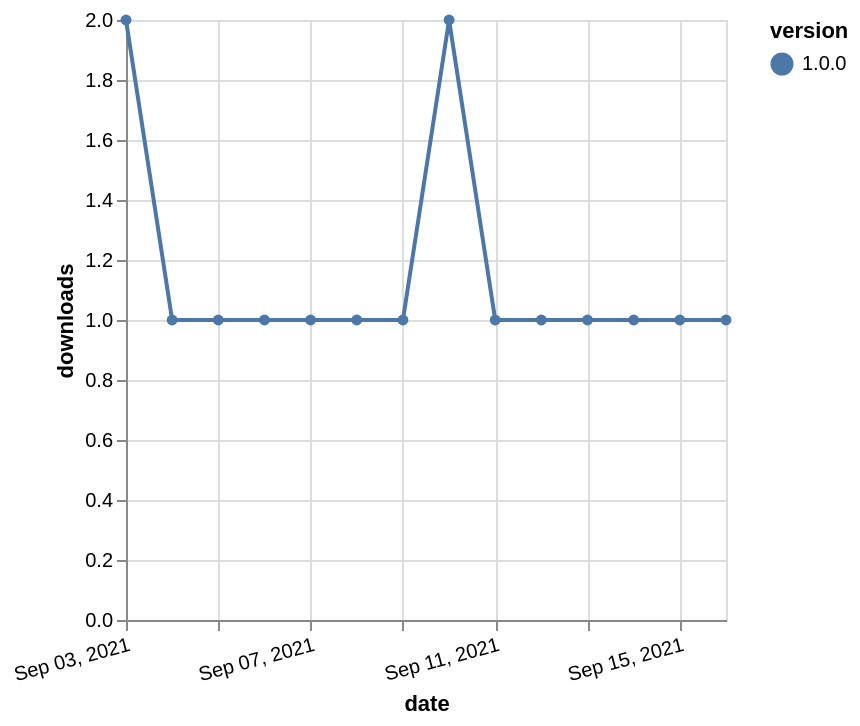

The Vega-Lite source for this figure:
### Vega-Lite specification from a JSON file in a GitHub repository (floating-point values rounded to 4 significant figures)
{"$schema": "https://vega.github.io/schema/vega-lite/v5.json", "description": "A simple bar chart with embedded data.", "data": {"values": [{"date": "2021-09-03", "total": 106, "delta": 2, "version": "1.0.0"}, {"date": "2021-09-04", "total": 107, "delta": 1, "version": "1.0.0"}, {"date": "2021-09-05", "total": 108, "delta": 1, "version": "1.0.0"}, {"date": "2021-09-06", "total": 109, "delta": 1, "version": "1.0.0"}, {"date": "2021-09-07", "total": 110, "delta": 1, "version": "1.0.0"}, {"date": "2021-09-08", "total": 111, "delta": 1, "version": "1.0.0"}, {"date": "2021-09-09", "total": 112, "delta": 1, "version": "1.0.0"}, {"date": "2021-09-10", "total": 114, "delta": 2, "version": "1.0.0"}, {"date": "2021-09-11", "total": 115, "delta": 1, "version": "1.0.0"}, {"date": "2021-09-12", "total": 116, "delta": 1, "version": "1.0.0"}, {"date": "2021-09-13", "total": 117, "delta": 1, "version": "1.0.0"}, {"date": "2021-09-14", "total": 118, "delta": 1, "version": "1.0.0"}, {"date": "2021-09-15", "total": 119, "delta": 1, "version": "1.0.0"}, {"date": "2021-09-16", "total": 120, "delta": 1, "version": "1.0.0"}]}, "width": "container", "mark": {"type": "line", "point": {"filled": true}}, "encoding": {"x": {"field": "date", "type": "temporal", "timeUnit": "yearmonthdate", "title": "date", "axis": {"labelAngle": -15}}, "y": {"field": "delta", "type": "quantitative", "title": "downloads"}, "color": {"field": "version", "type": "nominal"}, "tooltip": {"field": "delta"}}}
